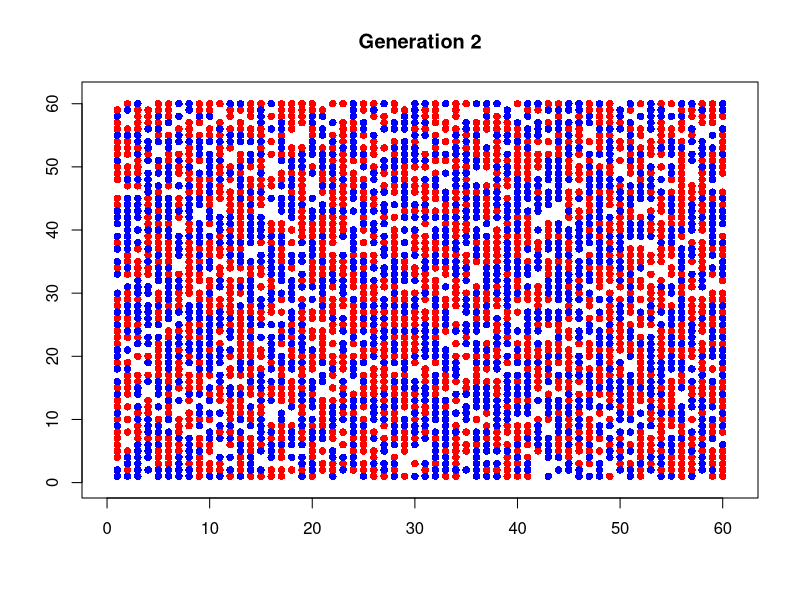
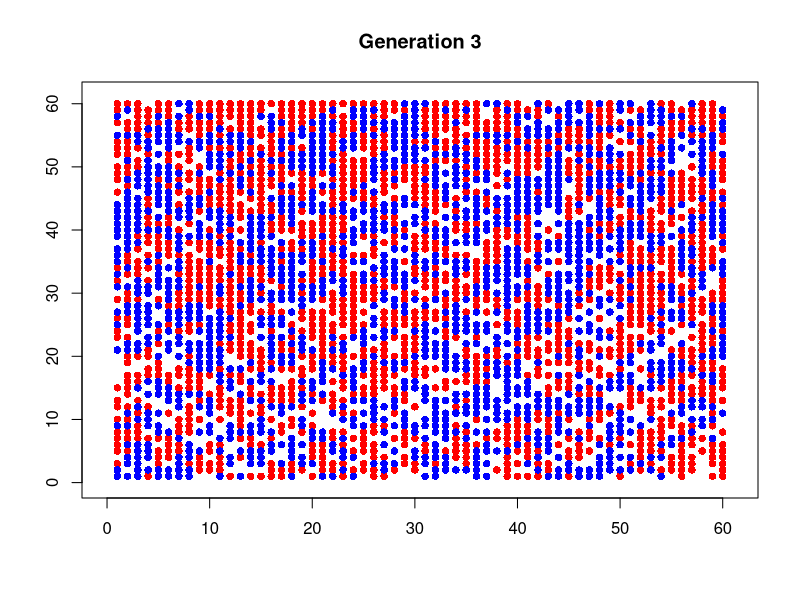
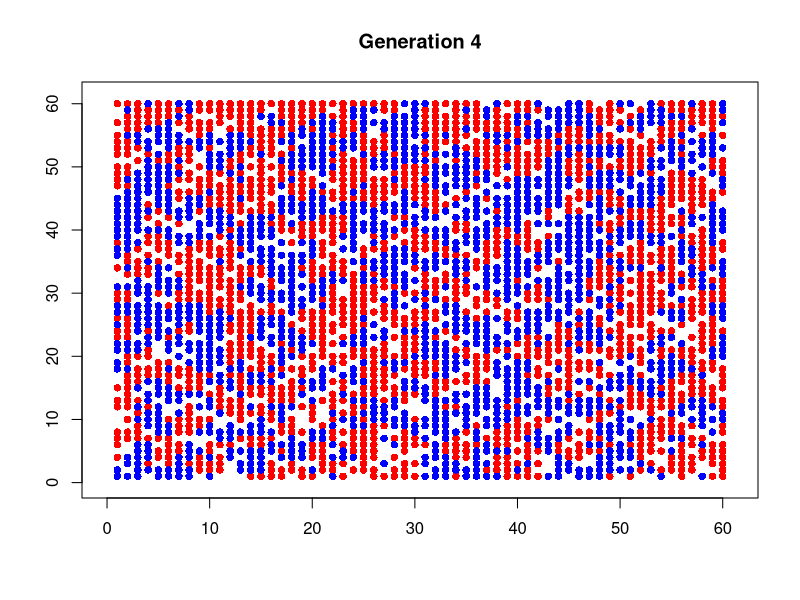
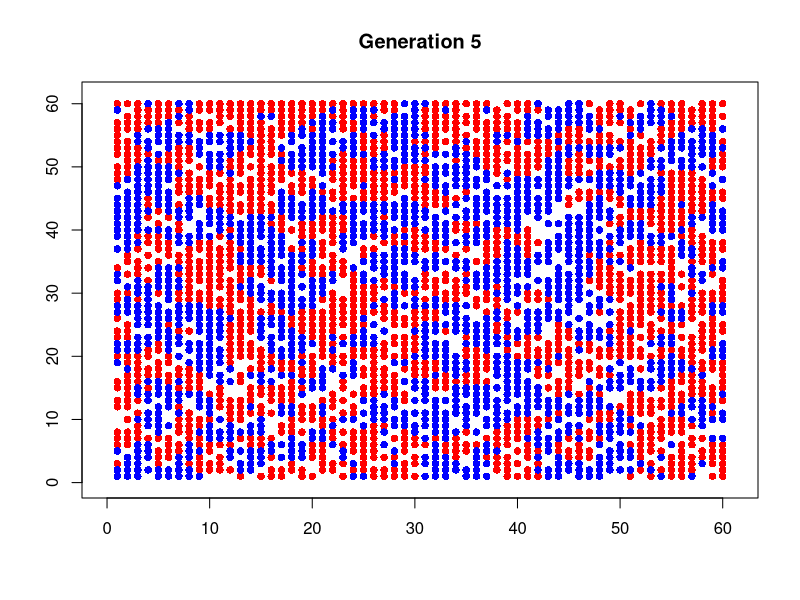
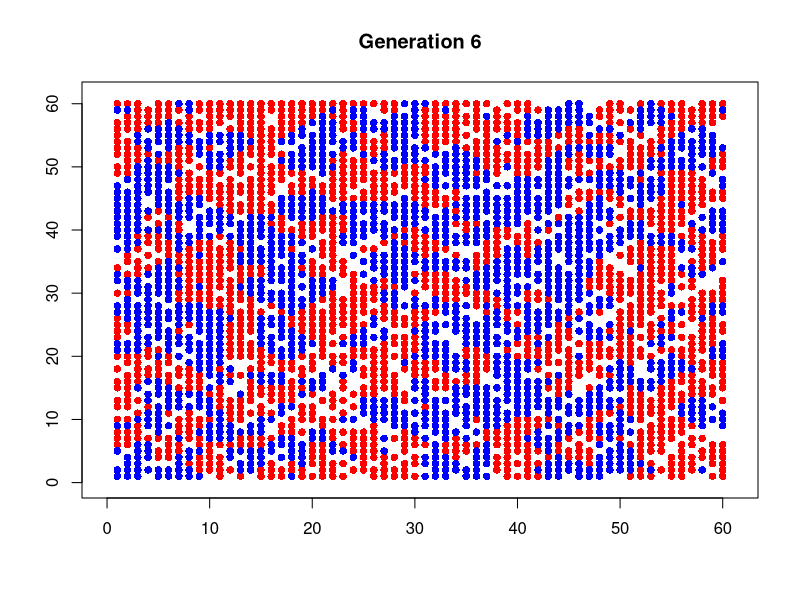
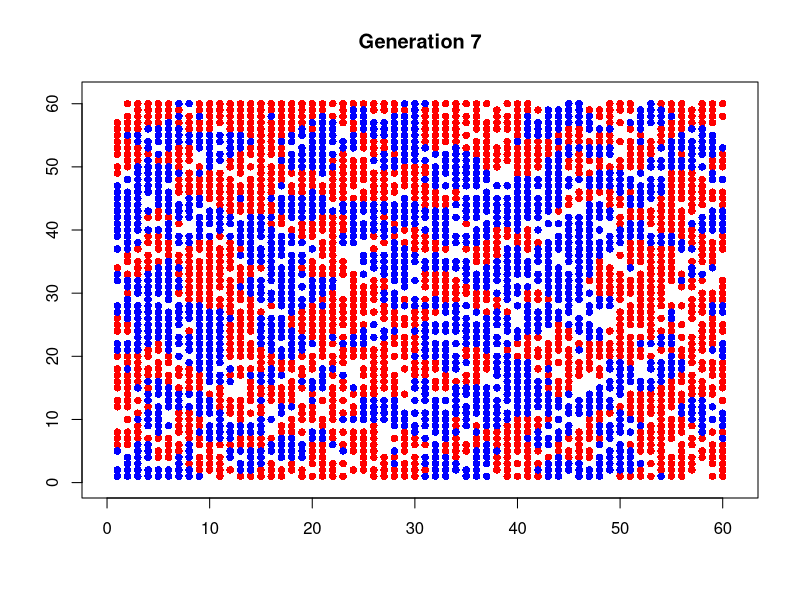
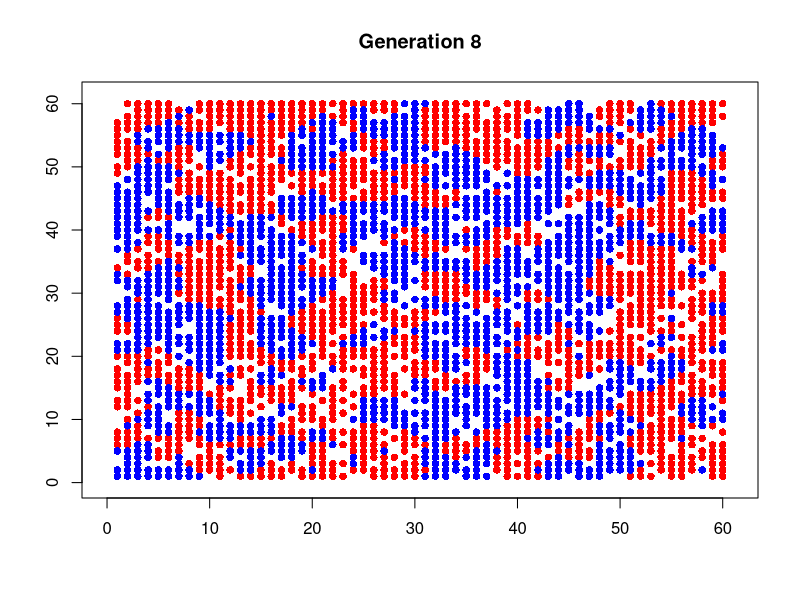
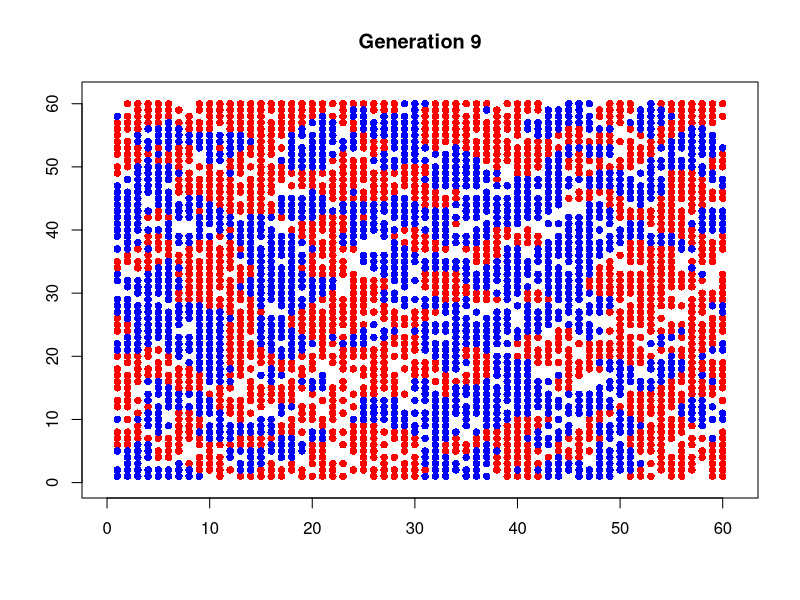

Source code (R) for these figures, in order:

# Schelling's Segregation simulation -- version 1.0
# CPSC 420 -- spring 2016

probRed <- .42
probBlue <- .42

# What fraction of my neighbors (minimum) must look like me in order for me to
# not to move?
thresh <- .40

RED <- 1
BLUE <- 2
EMPTY <- 3

width <- 60
height <- 60
numGen <- 40


numNeighborsOfColor <- function(city, row, col, color) {
    num <- 0
    if (row > 1 && col > 1 && city[row-1,col-1] == color) {
        num <- num + 1
    }
    if (col > 1 && city[row,col-1] == color) {
        num <- num + 1
    }
    if (row < height && col > 1 && city[row+1,col-1] == color) {
        num <- num + 1
    }
    if (row < height && city[row+1,col] == color) {
        num <- num + 1
    }
    if (row < height && col < width && city[row+1,col+1] == color) {
        num <- num + 1
    }
    if (col < height && city[row,col+1] == color) {
        num <- num + 1
    }
    if (row > 1 && col < height && city[row-1,col+1] == color) {
        num <- num + 1
    }
    return(num)
}

numRedNeighbors <- function(city, row, col) {
    return(numNeighborsOfColor(city, row, col, RED))
}

numBlueNeighbors <- function(city, row, col) {
    return(numNeighborsOfColor(city, row, col, BLUE))
}

computeRatio <- function(mycolor, city, row, col) {
    nred <- numRedNeighbors(city, row, col)
    nblue <- numBlueNeighbors(city, row, col)
    if (nred + nblue == 0) {
        return(1)
    }
    if (mycolor == RED) {
        ratio <- nred/(nred+nblue)
    } else {
        ratio <- nblue/(nred+nblue)
    }
    return(ratio)
}

belowThresh <- function(mycolor, city, row, col, thresh) {

    ratio <- computeRatio(mycolor, city, row, col)
    if (ratio < thresh) {
        return(TRUE)
    } else {
        return(FALSE)
    }
}

pointsForGrid <- function(grid,val) {
    xcoords <- vector()
    ycoords <- vector()
    for (row in 1:nrow(grid)) {
        for (col in 1:ncol(grid)) {
            if (grid[row,col] == val) {
                xcoords[length(xcoords)+1] <- col
                ycoords[length(ycoords)+1] <- nrow(grid) - row + 1
            }
        }
    }
    return(list(xcoords,ycoords))
}

findRandomEmpty <- function(city) {
    empties <- which(city == EMPTY, arr.ind=TRUE)
    return(empties[sample.int(nrow(empties),1),])
}

computeAvgRatio <- function(city) {
    ratioSum <- 0
    numNonEmpty <- 0
    for (row in 1:nrow(city)) {
        for (col in 1:ncol(city)) {
            if (city[row,col] != EMPTY) {
                numNonEmpty <- numNonEmpty + 1
                ratioSum <- ratioSum +
                    computeRatio(city[row,col],city,row,col)
            }
        }
    }
    return (ratioSum / numNonEmpty)
}


plot.gen <- function(city,gen) {
    reds <- pointsForGrid(city[,,gen-1],RED)
    plot(reds[[1]],reds[[2]],pch=16,col="red",
        xlim=c(0,width+1),ylim=c(0,height+1),main=paste("Generation",gen),
        xlab="",ylab="")
    blues <- pointsForGrid(city[,,gen-1],BLUE)
    points(blues[[1]],blues[[2]],pch=16,col="blue",
        xlim=c(0,width+1),ylim=c(0,height+1))
}


# Main simulation.
starter <- runif(width * height)
config <- matrix(ifelse(starter < probRed, RED, 
    ifelse(starter < probRed + probBlue, BLUE,
    EMPTY)),nrow=height)

city <- array(dim=c(width,height,numGen))
city[,,1] <- config


for (gen in 2:numGen) {
    
    plot.gen(city,gen)

    city[,,gen] <- city[,,gen-1]

    for (row in seq(height)) {
        for (col in seq(width)) {
            curr.val <- city[row,col,gen-1]
            if(curr.val != EMPTY  &&  
                    belowThresh(curr.val, city[,,gen-1],row,col,thresh)) {
                city[row,col,gen] <- EMPTY
                randEmpty <- findRandomEmpty(city[,,gen])
                city[randEmpty[1],randEmpty[2],gen] <- curr.val
            }
        }
    }

}

cat("The average ratio is ", 
    round(computeAvgRatio(city[,,numGen]),2),".\n",sep="")
